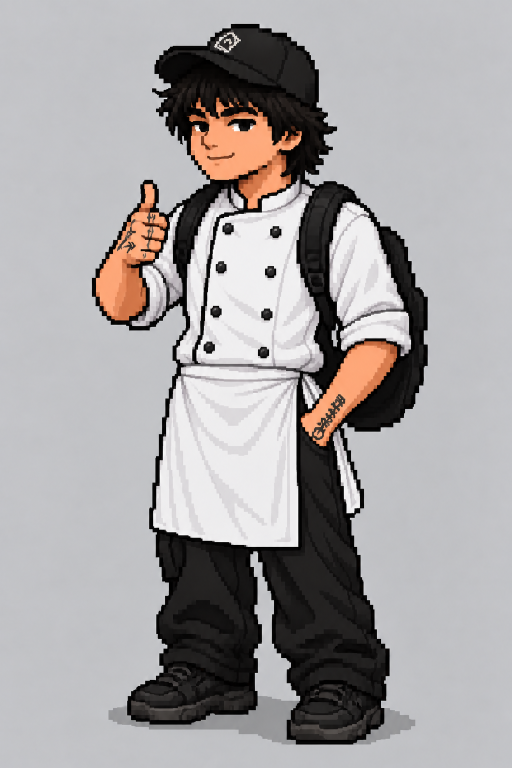
#> input picture dataset/finished_characters/approved/personajes al 100%/alex/alex_rbchef.png, 1024 x 1536 px (shown at 1/2 size); its folder holds only this picture in this run
$ python -i frame_normalizer.py   (imports and definitions only)
#> lines starting #> are read from the running program, lines starting #| are printed output that depends on the picture
import logging
from pathlib import Path
from typing import Optional, Tuple
from PIL import Image

from core.bbox_detector import BoundingBoxDetector
from core.baseline_detector import BaselineDetector
from core.guard import SourceDatasetGuard
from models.frame import Frame

logger = logging.getLogger("SpriteStudio.FrameNormalizer")


class FrameNormalizer:
    """
    Normaliza frames individuales a un canvas estándar preservando la fidelidad
    pixel-perfect (NEAREST), centrando horizontalmente y alineando pies a una baseline común.
    Garantiza que todos los archivos se escriban FUERA del dataset original.
    """

    # [108 lines left out: functions __init__, normalize_frame, not called in this run]

>>> import cv2
>>> picture = cv2.imread('../dataset/finished_characters/approved/personajes al 100%/alex/alex_rbchef.png', cv2.IMREAD_GRAYSCALE)
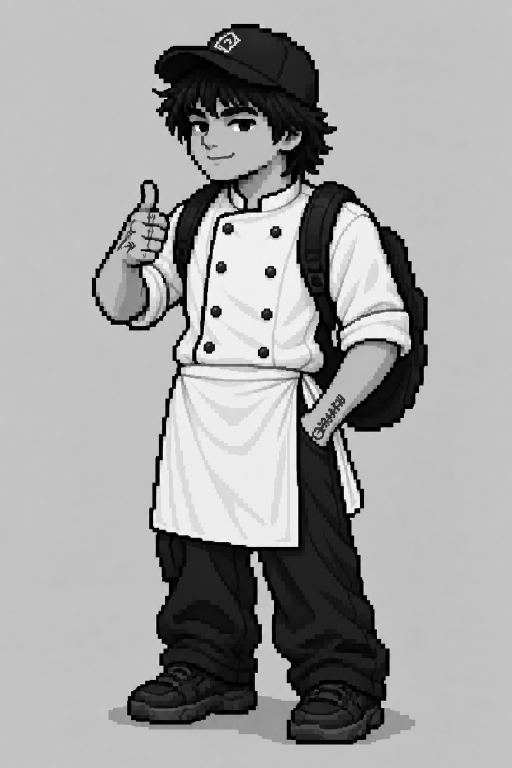
#> picture: shape (1536, 1024) (shown at 1/2 size); min 0, max 255, mean 161.9
>>> result = FrameNormalizer().normalize_frame(picture)
#> (the run stopped early here; a loop or call above may not have finished)

$ run again, on dataset/finished_characters/approved/personajes al 100%/alex/alex_rnchef.png
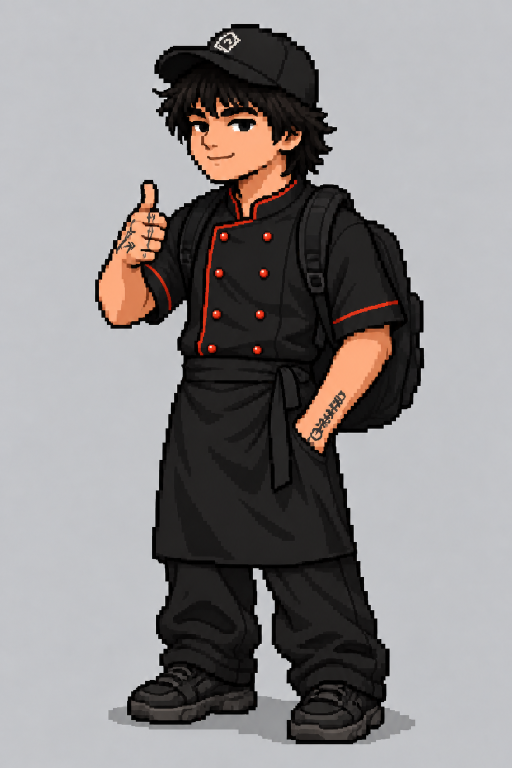
#> input picture dataset/finished_characters/approved/personajes al 100%/alex/alex_rnchef.png, 1024 x 1536 px (shown at 1/2 size)
#> `picture = cv2.imread('../dataset/finished_characters/approved/personaj..`:
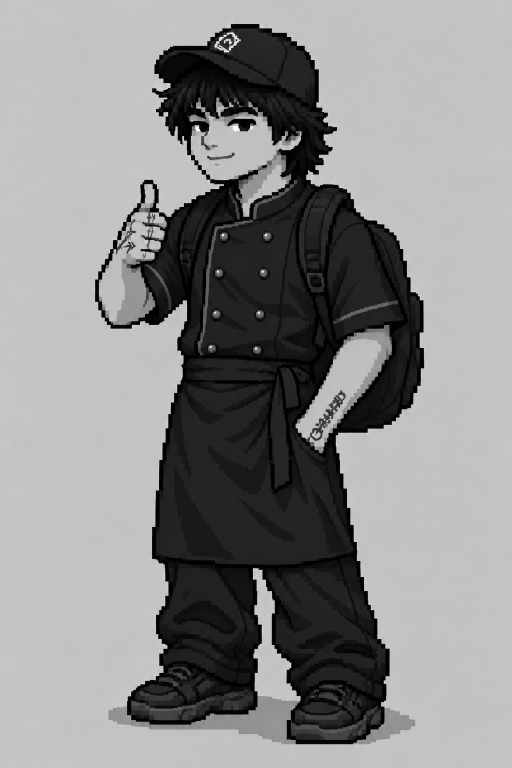
#> picture: shape (1536, 1024) (shown at 1/2 size); min 0, max 255, mean 138.5
